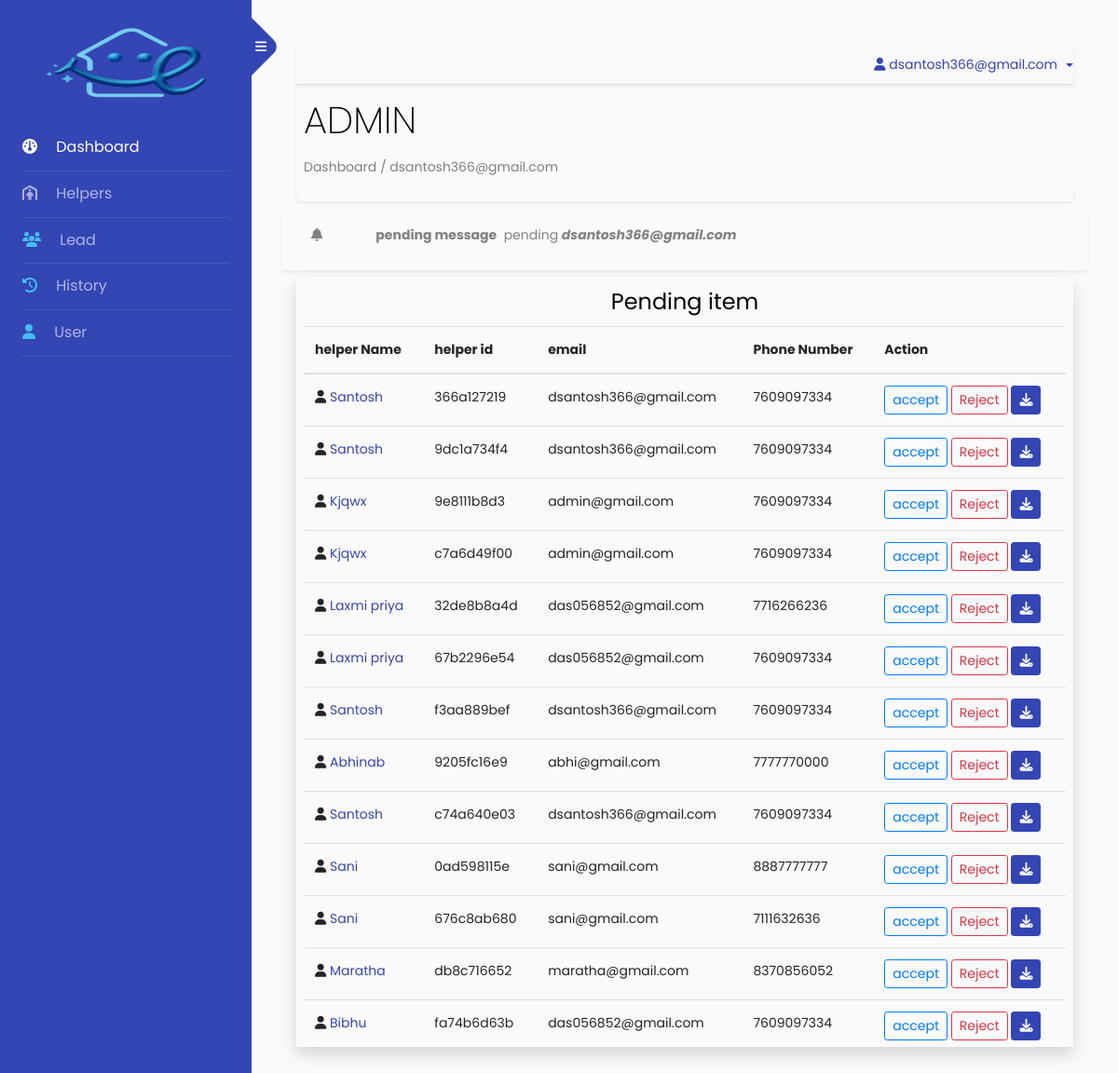
The app's page /super/dashboard (signed in), older data.
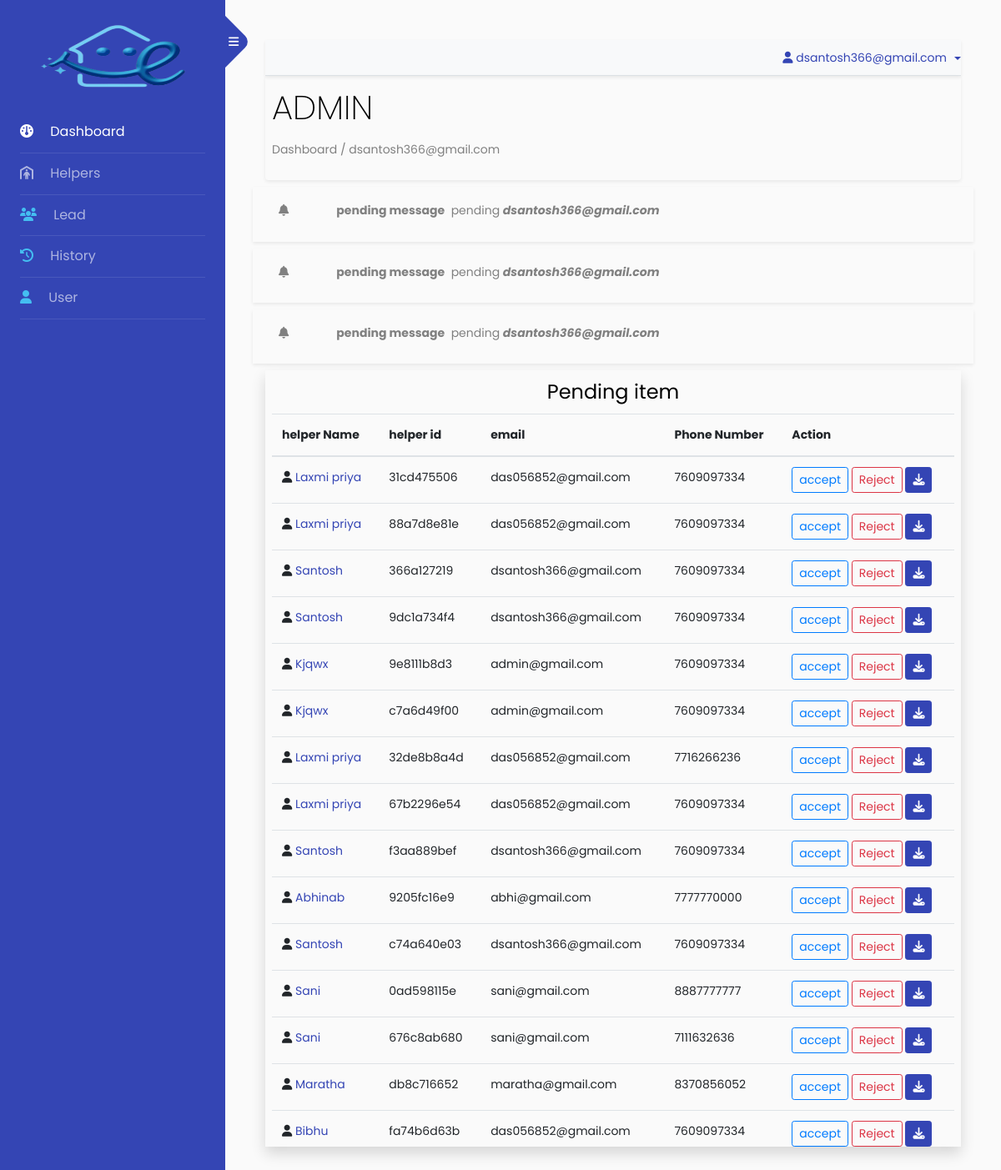
The same page, newer data.
### app/models.py (models this page shows, shortened)
class LeadStatusNotificationModel(models.Model):
    lead = models.CharField(max_length=100)
    employee = models.ForeignKey(User,on_delete=models.SET_NULL,null=True)
    status = models.CharField(max_length=50,choices=LEAD_CONTACT_STATUS,default='pending')
    msg = models.CharField(max_length=400)
    create_date = models.DateTimeField(auto_now_add=True)
    update_date = models.DateTimeField(null=True,blank=True)

class HelperModel(models.Model):
    helper_id = models.CharField(max_length=20,null=True,blank=True,unique=True)
    helper_status = models.CharField(max_length=50,choices=CONTACT_STATUS,default='pending')
    first_name = models.CharField(max_length=100,null=False,blank=False)
    middle_name = models.CharField(max_length=100,null=True,blank=True)
    last_name = models.CharField(max_length=100,null=False,blank=False)
    primary_phone = models.IntegerField(null=False,blank=False)
    secondary_phone = models.IntegerField(null=True,blank=True)
    email_id = models.CharField(max_length=100,null=True,blank=True,default='Name@ezyhelpers.com')
    dob = models.DateField()
    street = models.CharField(max_length=100,null=False,blank=False)
    city = models.CharField(max_length=100,null=False,blank=False)
    zipcode = models.IntegerField(null=False,blank=False)
    state = models.CharField(max_length=100,choices=STATE,null=False,blank=False)
    country = models.CharField(max_length=100,choices=COUNTRY,null=False,blank=False)
    additional_comment = models.TextField(blank=True,null=True)
    work_experience = models.CharField(max_length=30,choices=EXPERIENCE)
    availability_status_week = models.CharField(max_length=400)
    availability_status = models.CharField(max_length=60,choices=AVAILABILITY_STATUS)
    locality = models.CharField(max_length=30,choices=LOCALITY)
    near_by = models.BooleanField(default=False)
    admin_user = models.ForeignKey(User,on_delete=models.CASCADE,null=True,blank=True)
    create_date = models.DateField(auto_now_add=True)
    update_date = models.DateField(null=True,blank=True)
    id_pdf = models.FileField(upload_to='pdfs/', validators=[validate_pdf],null=True,blank=True)
    id_type = models.CharField(max_length=100,blank=True,null=True,choices=ID_TYPE)
    call_status = models.CharField(max_length=100,choices=CALL_STATUS,default=None,null=True)
    phone_valid = models.BooleanField(default=False)

### backnd/views_super.py (the view)
# urls.py: path('super/dashboard',SuperUserDashBoard,name='super_user_dashboard'),
@login_required
def SuperUserDashBoard(request):
    if not request.user.is_superuser:
        return HttpResponse("<h1>Not a valid user to access this page.!</h1>")
    else:
        current_datetime = timezone.now()
        threshold_datetime = current_datetime - timezone.timedelta(hours=24)
        notify = LeadStatusNotificationModel.objects.filter(create_date__lt = threshold_datetime)
        helper_not_valid_list = HelperModel.objects.filter(phone_valid = True).order_by('-id')
        data = {
            'notify': notify,
            'helper_not_valid_list': helper_not_valid_list
        }
        return render(request,"super/dashboard.html",data)

### templates/super/dashboard.html (shortened to what this page needs)
{% extends "index.html" %}
{% load static %}
{% block body %}
<section class="super_user_dash shadow-sm rounded p-2">
  <div class='dash-box'>
    <h1> ADMIN </h1>
    <p>Dashboard / {{request.user}}</p>
  </div>
</section>
<section id='super_user_dashboard'>
  <section class='admin_dash'>
    {% for i in notify %}
    <div class="row shadow-sm my-2 p-3">
      <div class="col-1"><i class="fa-solid fa-bell"></i></div>
      <div class="col-11">
        <label><b>{{i.msg}}</b></label>
        <label>{{i.status}}</label>
        <label><i><b>{{i.employee.username}}</b></i></label>
      </div>
    </div>
    {% endfor %}
  </section>
  <section class='helper_list_not_valid shadow p-2'>
    <h4 class='text-center'>Pending item</h4>
    <table class="table" id="myTable">
      <thead>
        <tr>
          <th scope="col" onclick="sortTable(0)">helper Name</th>
          <th scope="col" onclick="sortTable(1)">helper id</th>
          <th scope="col" onclick="sortTable(2)">email</th>
          <th scope="col" onclick="sortTable(3)">Phone Number</th>
          <th scope="col">Action</th>
        </tr>
      </thead>
      <tbody>
        {% for i in helper_not_valid_list %}
           <tr>
            <td scope="row" >
              <i class="fa-solid fa-user"></i>
              <a href="{% url 'helper__phone_validate_view' i.id %}" class="table_col">{{i.first_name|capfirst}}</a>
            </td>
            <td class="table_col" >{{i.helper_id}}</td>
            <td class="table_col" >{{i.email_id}}</td>
            <td class="table_col">{{i.primary_phone}}</td>
            <td>
              <a href="{% url 'helper__phone_validate_accept' i.id %}" class="btn btn-sm btn-outline-primary">
                accept
              </a>
              <button class="btn btn-sm btn-outline-danger" data-toggle="modal" data-target="#ampleModal{{forloop.counter}}">
                Reject
              </button>
              <a href="{% url 'helper_pdf' i.id %}" class="btn btn-sm btn-primary" download><i
                  class="fa-solid fa-download"></i></a>
            </td>
          </tr>
        {% endfor %}
      </tbody>
    </table>
  </section>
</section>
{% endblock body %}

### templates/index.html (shortened to what this page needs)
<!doctype html>
<html lang="en">
<head>
	{% load static %}
	<link rel="stylesheet" href="https://stackpath.bootstrapcdn.com/font-awesome/4.7.0/css/font-awesome.min.css">
	<link rel="stylesheet" href="{% static 'css/style.css' %}">
	<link rel="stylesheet" href="https://cdnjs.cloudflare.com/ajax/libs/font-awesome/6.4.0/css/all.min.css">
	<link rel="stylesheet" href="{% static 'style.css' %}">
</head>
<body>
	<div class="wrapper d-flex align-items-stretch">
		<nav id="sidebar">
			<div class="custom-menu">
				<button type="button" id="sidebarCollapse" class="btn btn-primary">
					<i class="fa fa-bars"></i>
				</button>
			</div>
			<div class="p-4">
				<h1>
					<a href="{% url 'home' %}" class="logo">
						<div class="logo">
							<img src="{% static 'images/logo.png' %}" alt="wait">
						</div>
					</a>
				</h1>
				{% with request.resolver_match.url_name as url_name %} {% comment %} for get url name {% endcomment %}
				<ul class="list-unstyled components mb-5">
					<li class="{% if url_name == 'super_user_dashboard' or url_name == 'employee_dashboard' %}active{% endif %}">
						<a href="{% url 'home' %}"><i class="fa-solid fa-gauge mr-3"></i> Dashboard</a>
					</li>
					<li
						class="{% if url_name == 'helper_list' or url_name == 'helper_add' or url_name == 'excel_file_helper_upload' or url_name == 'helper_view'  %}active{% endif %}">
						<a href="{% url 'helper_list' %}"><i class="fa-solid fa-person-shelter mr-3"></i> Helpers</a>
					</li>
					<li
						class="{% if url_name == 'lead_list' or url_name == 'lead_add' or url_name == 'lead_edit'  %}active{% endif %}">
						<a href="{% url 'lead_list' %}"><span class="fa-solid fa-users mr-3"></span> Lead</a>
					</li>
					<li
						class="{% if url_name == 'history' %}active{% endif %}">
						<a href="{% url 'history' %}"><span class="fa-solid fa-clock-rotate-left mr-3"></span> History</a>
					</li>
					{% if request.user.is_superuser %}
					<li
						class="{% if url_name == 'superuser_user_create' or url_name == 'superuser_user_list' or url_name == 'superuser_user_update' %}active{% endif %}">
						<a href="{% url 'superuser_user_list' %}"><span class="fa fa-user mr-3"></span> User</a>
					</li>
					{% endif %}
				</ul>
				{% endwith %}
		</nav>
		<div id="content" class="p-4 p-md-5 pt-5">
			<nav class="shadow-sm navbar-light bg-light">
				<ul class="nav nav-tabs justify-content-end">
					<li class="nav-item dropdown">
						<a class="nav-link dropdown-toggle" data-toggle="dropdown" href="#" role="button"
							aria-haspopup="true" aria-expanded="false">
							<i class="fa-solid fa-user"></i> {{request.user}}
						</a>
					</li>
				</ul>
			</nav>
			{% block body %}
			{% endblock body %}
		</div>
	</div>
</body>
</html>

### static/style.css (style rules this page uses)
.super_user_dash .dash-box h1 { text-align: left; font-weight: 200; }
#super_user_dashboard .helper_list_not_valid { height: 50vh; overflow-y: scroll; }

Row changes from the older to the newer data that the page shows:
added LeadStatusNotificationModel: msg "pending message", status "pending", employee.username "dsantosh366@gmail.com"
added LeadStatusNotificationModel: msg "pending message", status "pending", employee.username "dsantosh366@gmail.com"
added HelperModel: first_name "Laxmi priya", helper_id "31cd475506", email_id "das056852@gmail.com", primary_phone "7609097334"
added HelperModel: first_name "Laxmi priya", helper_id "88a7d8e81e", email_id "das056852@gmail.com", primary_phone "7609097334"
